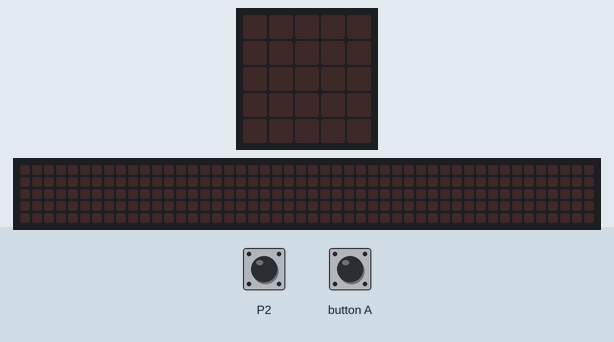
Simulated run of this program. Board: BBC micro:bit (MakeCode). Parts: the board's 5×5 LED display, a strip that is not on the board, showing the scrolling text unrolled. The test bench sets the inputs (shaded band); at power-on: P2 LOW. The 48×5 strip is a reading aid, not a part: it shows the text the display is scrolling, unrolled, one strip-width of it at a time.

Above: at 1.2 s.
1.3 s: P2 pulled HIGH for 0.15 s
At 1.37 s:
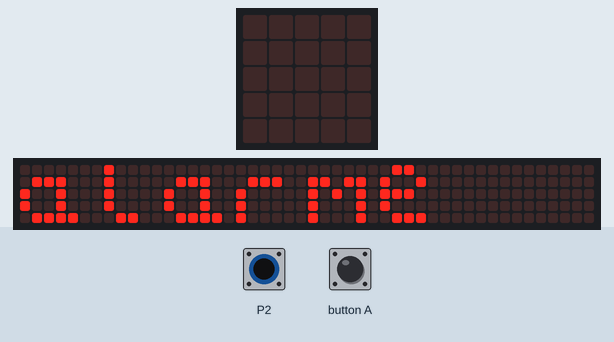
4.3 s: button A pressed for 0.15 s
At 4.52 s:
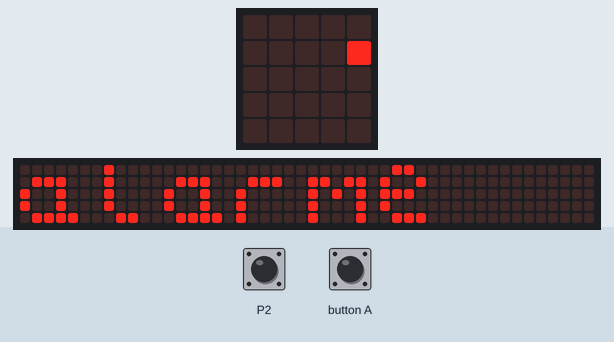
7.3 s: P2 pulled HIGH for 1 s
At 8.91 s:
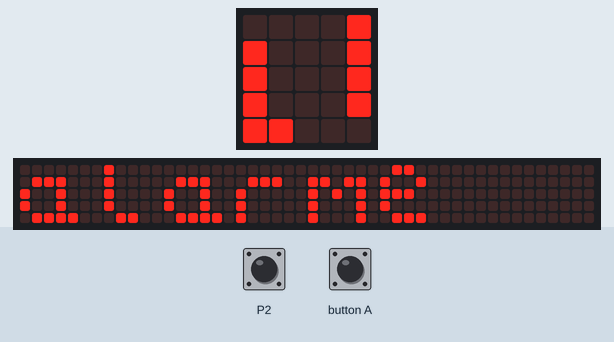
10.3 s: button A pressed for 0.15 s
At 10.69 s:
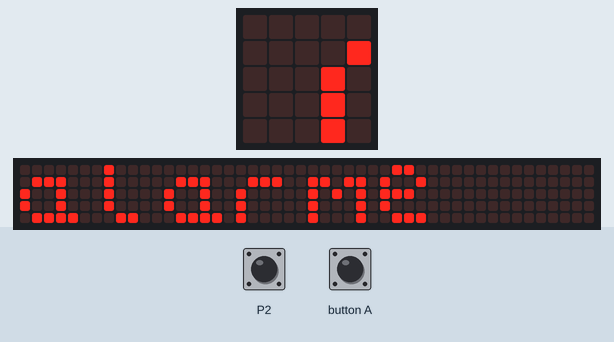

Measured:
- after the input at 1.3 s, the display: changes at once (image 1)
- after the input at 4.3 s, the display: first differs from a run without the input after 0.15 s (image 2)
- after the input at 10.3 s, the display: first differs from a run without the input after 0.20 s (image 4 shows a later state)

The program:

main.ts
```typescript
let nombre = 0
let etat_actuel = 0
let etat_passe = 0
input.onButtonPressed(Button.A, function () {
    nombre += -1
    basic.clearScreen()
})
basic.forever(function () {
    let etat_passe2 = 0
    etat_actuel = pins.digitalReadPin(DigitalPin.P2)
    if (etat_actuel != etat_passe2) {
        if (etat_actuel == 1) {
            nombre += 1
        }
    }
    etat_passe = etat_actuel
    if (1 < nombre) {
        nombre = 1
    }
    if (nombre == 1) {
        basic.showString("alarme")
    }
})
```

test.ts
```typescript
// les tests vont ici ; cela ne sera pas compilé si ce paquet est utilisé en tant qu'extension.
```
